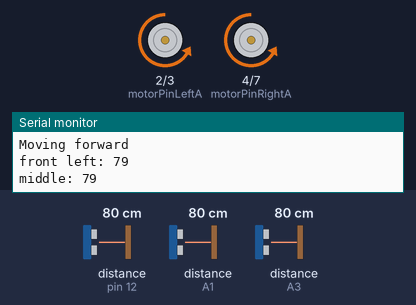
Recording of a sketch running on a simulated Arduino Uno, built with avr-gcc and run on an emulated ATmega328P. Shown: motor-driver pin pairs drawn as motors (green arrow = first pin HIGH = forward, orange = second pin HIGH = backward, longer = more drive, scaled by the enable pin), the last lines printed to the serial monitor. Wiring (inferred from the names in the program): 3 × ultrasonic range finder: trigger pin 11, echo pin 12 / trigger A0, echo A1 / trigger A2, echo A3. Inputs (shaded band) come from the test bench; at power-on: distance to the obstacle (sensors on pin 12, A3, A1) 80 cm. The echo pulse lasts 58.3 µs per cm.

Above: at 1.2 s.
1.3 s: distance to the obstacle (sensor on pin 12) set to 23 cm
2.8 s: distance to the obstacle (sensor on pin 12) set to 18 cm
At 3.04 s:
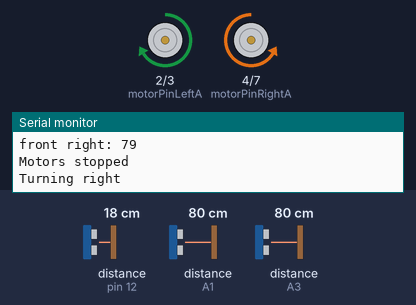
5.8 s: distance to the obstacle (sensor on A3) set to 22 cm
8.8 s: distance to the obstacle (sensor on A3) set to 18 cm
11.8 s: distance to the obstacle (sensor on A1) set to 250 cm
14.8 s: distance to the obstacle (sensor on A1) set to 23 cm
17.8 s: distance to the obstacle (sensor on A1) set to 19 cm
At 17.84 s:
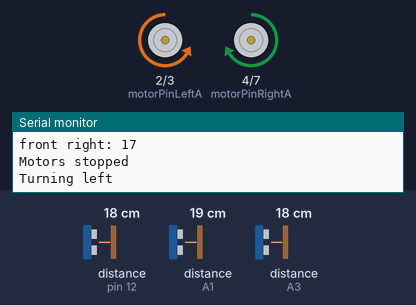
Timing chart, 0 to 21.8 s (numbered marks = the images above; inputs shaded):
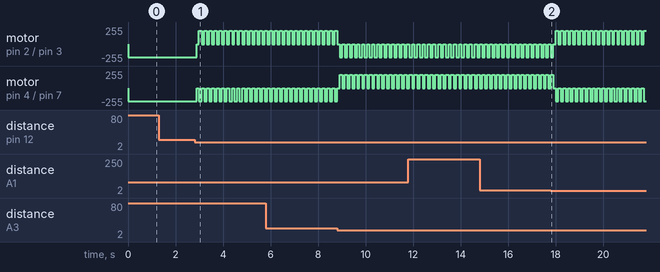

The sketch:

arduino.ino
```cpp
// Motor control pins (2 motors, one for movement and one for turning)
int motorPinLeftA = 2;  // Left motor direction A
int motorPinLeftB = 3;  // Left motor direction B
int motorPinLeftPWM = 5;  // Left motor PWM control for speed

int motorPinRightA = 4;  // Right motor direction A
int motorPinRightB = 7;  // Right motor direction B
int motorPinRightPWM = 6;  // Right motor PWM control for speed

// Array to store moves with a maximum of 100 moves
String moves[100];
int moveIndex = 0;

// Ultrasonic sensor pins (3 sensors)
#define trigPin0 11  // Trig pin for sensor 1 (front)
#define echoPin0 12  // Echo pin for sensor 1 (front)

#define trigPin1 A0  // Trig pin for sensor 2 (left)
#define echoPin1 A1  // Echo pin for sensor 2 (left)

#define trigPin2 A2  // Trig pin for sensor 3 (right)
#define echoPin2 A3  // Echo pin for sensor 3 (right)

void setup() {
  Serial.begin(9600);

  // Motor control pins setup (2 motors for movement)
  pinMode(motorPinLeftA, OUTPUT);
  pinMode(motorPinLeftB, OUTPUT);
  pinMode(motorPinLeftPWM, OUTPUT);  // PWM pin for left motor speed

  pinMode(motorPinRightA, OUTPUT);
  pinMode(motorPinRightB, OUTPUT);
  pinMode(motorPinRightPWM, OUTPUT);  // PWM pin for right motor speed

  // Ultrasonic sensor pins setup
  pinMode(trigPin0, OUTPUT);
  pinMode(echoPin0, INPUT);
  pinMode(trigPin1, OUTPUT);
  pinMode(echoPin1, INPUT);
  pinMode(trigPin2, OUTPUT);
  pinMode(echoPin2, INPUT);
}

void loop() {
  long duration0, distance0;
  long duration1, distance1;
  long duration2, distance2;

  // Trigger sensor 0 (front)
  digitalWrite(trigPin0, LOW);
  delayMicroseconds(2);
  digitalWrite(trigPin0, HIGH);
  delayMicroseconds(10);
  digitalWrite(trigPin0, LOW);
  duration0 = pulseIn(echoPin0, HIGH);
  distance0 = (duration0 / 2) / 29.1;
  Serial.print("front left: ");
  Serial.print(distance0);
  Serial.println("");

  // Trigger sensor 1 (left)
  digitalWrite(trigPin1, LOW);
  delayMicroseconds(2);
  digitalWrite(trigPin1, HIGH);
  delayMicroseconds(10);
  digitalWrite(trigPin1, LOW);
  duration1 = pulseIn(echoPin1, HIGH);
  distance1 = (duration1 / 2) / 29.1;
  Serial.print("middle: ");
  Serial.print(distance1);
  Serial.println("");

  // Trigger sensor 2 (right)
  digitalWrite(trigPin2, LOW);
  delayMicroseconds(2);
  digitalWrite(trigPin2, HIGH);
  delayMicroseconds(10);
  digitalWrite(trigPin2, LOW);
  duration2 = pulseIn(echoPin2, HIGH);
  distance2 = (duration2 / 2) / 29.1;
  Serial.print("front right: ");
  Serial.print(distance2);
  Serial.println("");

  // Obstacle avoidance logic
  if (distance0 < 20 || distance1 < 20 || distance2 < 20) {
    stopMotors();
    delay(100);

    if (distance1 < 20) {
      turnRight();
      recordMove("turnRight");
    } else if (distance2 < 20) {
      turnLeft();
      recordMove("turnLeft");
    } else {
      turnRight();
      recordMove("turnLeft");
    }
  } else {
    moveForward();
    recordMove("moveForward");
  }

  delay(100);
}

// Function to record moves
void recordMove(String move) {
  if (moveIndex < 100) {  // Ensure we don’t exceed array bounds
    moves[moveIndex] = move;
    moveIndex++;
  }
}

// Motor functions for 2 motors

void moveForward() {
  // Move the left motor forward with PWM for speed control
  digitalWrite(motorPinLeftA, LOW);
  digitalWrite(motorPinLeftB, HIGH);
  analogWrite(motorPinLeftPWM, 200);  // Set speed to 50% (128 out of 255)

  // Move the right motor forward with PWM for speed control
  digitalWrite(motorPinRightA, LOW);
  digitalWrite(motorPinRightB, HIGH);
  analogWrite(motorPinRightPWM, 200);  // Set speed to 50% (128 out of 255)

  Serial.println("Moving forward");
}

void stopMotors() {
  // Stop the left motor
  digitalWrite(motorPinLeftA, LOW);
  digitalWrite(motorPinLeftB, LOW);
  analogWrite(motorPinLeftPWM, 0);  // Stop the motor

  // Stop the right motor
  digitalWrite(motorPinRightA, LOW);
  digitalWrite(motorPinRightB, LOW);
  analogWrite(motorPinRightPWM, 0);  // Stop the motor

  Serial.println("Motors stopped");
}

void turnLeft() {
  // Turn the left motor backward with PWM for speed control
  digitalWrite(motorPinLeftA, LOW);
  digitalWrite(motorPinLeftB, HIGH);
  analogWrite(motorPinLeftPWM, 200);  // Set speed to 50%

  // Turn the right motor forward with PWM for speed control
  digitalWrite(motorPinRightA, HIGH);
  digitalWrite(motorPinRightB, LOW);
  analogWrite(motorPinRightPWM, 200);  // Set speed to 50%

  Serial.println("Turning left");
}

void turnRight() {
  // Turn the left motor forward with PWM for speed control
  digitalWrite(motorPinLeftA, HIGH);
  digitalWrite(motorPinLeftB, LOW);
  analogWrite(motorPinLeftPWM, 200);  // Set speed to 50%

  // Turn the right motor backward with PWM for speed control
  digitalWrite(motorPinRightA, LOW);
  digitalWrite(motorPinRightB, HIGH);
  analogWrite(motorPinRightPWM, 200);  // Set speed to 50%

  Serial.println("Turning right");
}

// Function to return to the starting position
void returnToStart() {
  Serial.println("Returning to start...");

  // Rotate 180 degrees to face the starting direction
  turnLeft();
  delay(2000);  // Time for 180-degree rotation
  stopMotors();
  delay(500);

  // Execute recorded moves in reverse order
  for (int i = moveIndex - 1; i >= 0; i--) {
    String move = moves[i];
    if (move == "moveForward") {
      moveForward();
      delay(100);
    } else if (move == "turnLeft") {
      turnRight();
      delay(100);
    } else if (move == "turnRight") {
      turnLeft();
      delay(100);
    }
    stopMotors();
    delay(500);
  }
  Serial.println("Returned to start.");
}
```

Measured:
- the behaviour switches between 21 and 20 cm on distance to the obstacle (sensor on pin 12) (found by bisection; images 0 and 1)
- the behaviour switches between 21 and 20 cm on distance to the obstacle (sensor on A1) (found by bisection; images 1 and 2)
- after the input at 2.8 s, motor on pin 2 (motorPinLeftA) / pin 3 (motorPinLeftB): alternates forward 200/255 for 0.11 s and stopped for 0.10 s, starting after 0.09 s; motor on pin 4 (motorPinRightA) / pin 7 (motorPinRightB): alternates backward 200/255 for 0.11 s and stopped for 0.10 s, starting after 0.09 s
